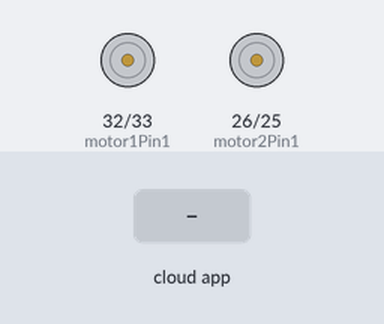
A sketch run on a simulated ESP32. Parts: motor-driver pin pairs drawn as motors (green arrow = first pin HIGH = forward, orange = second pin HIGH = backward, longer = more drive, scaled by the enable pin). The test bench sets the inputs (shaded band). The ROS host is connected and sends only what is stated; what the sketch prints to the serial monitor is not drawn.

Above: at 3.2 s.
3.3 s: the phone or cloud app sets cmd_maze_robot to ADELANTE
At 3.9 s:
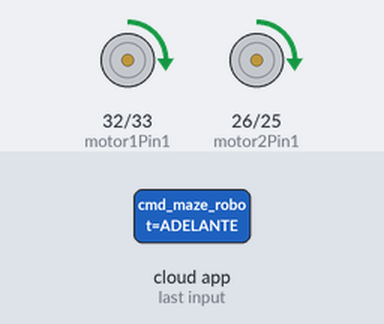
4.8 s: the phone or cloud app sets cmd_maze_robot to RETROCEDER
At 5.9 s:
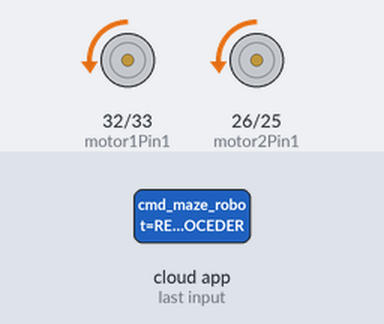
6.3 s: the phone or cloud app sets cmd_maze_robot to DERECHA
At 7.5 s:
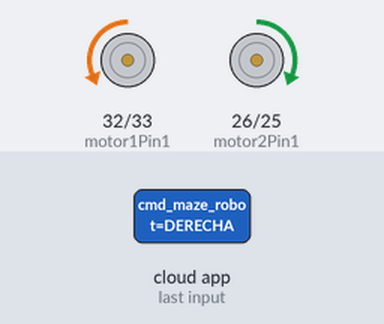
7.8 s: the phone or cloud app sets cmd_maze_robot to IZQUIERDA
At 8.3 s:
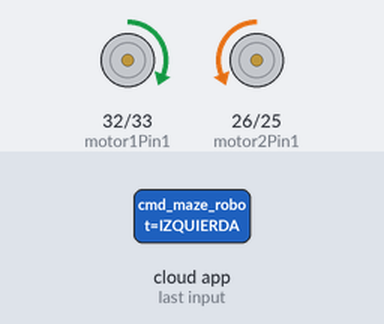
Timing chart, 0 to 10.3 s (numbered marks = the images above; inputs shaded):
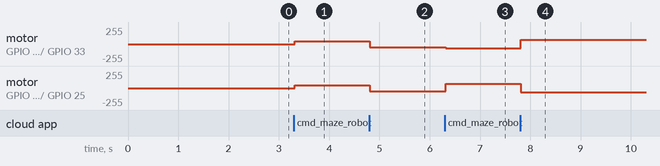

Measured:
- after the input at 3.3 s, motor on GPIO 32 (motor1Pin1) / GPIO 33 (motor1Pin2), motor on GPIO 26 (motor2Pin1) / GPIO 25 (motor2Pin2): stopped → forward 41/255 at once
- after the input at 4.8 s, motor on GPIO 32 (motor1Pin1) / GPIO 33 (motor1Pin2), motor on GPIO 26 (motor2Pin1) / GPIO 25 (motor2Pin2): forward 41/255 → backward 45/255 at once
- after the input at 6.3 s, motor on GPIO 32 (motor1Pin1) / GPIO 33 (motor1Pin2): backward 45/255 → backward 66/255 at once; motor on GPIO 26 (motor2Pin1) / GPIO 25 (motor2Pin2): backward 45/255 → forward 66/255 at once
- after the input at 7.8 s, motor on GPIO 32 (motor1Pin1) / GPIO 33 (motor1Pin2): backward 66/255 → forward 66/255 at once; motor on GPIO 26 (motor2Pin1) / GPIO 25 (motor2Pin2): forward 66/255 → backward 66/255 at once

The sketch:

Codigo_Robot_Resuelve_Laberintos.ino
```cpp
#include <Arduino.h>
#include <micro_ros_arduino.h>

#include <stdio.h>
#include <rcl/rcl.h>
#include <rcl/error_handling.h>
#include <rclc/rclc.h>
#include <rclc/executor.h>
#include <std_msgs/msg/string.h>

// --- Pines de los Motores ---
int motor1Pin1 = 32;
int motor1Pin2 = 33;
int enable1Pin = 18; // PWM Izquierdo

int motor2Pin1 = 26;
int motor2Pin2 = 25;
int enable2Pin = 27; // PWM Derecho

// --- Configuración PWM (ESP32 v3.x) ---
const int freq = 20000;
const int resolution = 8;

// --- VARIABLES DE VELOCIDAD (PWM de 0 a 255) ---
int pwmBase = 41;      // Velocidad normal para ir recto
int pwmGiro = 66;
int pwmRetroceder = 45;

// --- VARIABLES DE ROS 2 ---
rcl_subscription_t subscriber;
rcl_publisher_t publisher; // NUEVO: Publicador
std_msgs__msg__String msg_sub; // Mensaje entrante
std_msgs__msg__String msg_pub; // NUEVO: Mensaje saliente

rclc_executor_t executor;
rclc_support_t support;
rcl_allocator_t allocator;
rcl_node_t node;

// Macros de chequeo de errores para micro-ROS
#define RCCHECK(fn) { rcl_ret_t temp_rc = fn; if((temp_rc != RCL_RET_OK)){error_loop();}}
#define RCSOFTCHECK(fn) { rcl_ret_t temp_rc = fn; if((temp_rc != RCL_RET_OK)){}}

void error_loop(){
  while(1){
    delay(100);
  }
}

// ==========================================
// NUEVO: FUNCIÓN PARA PUBLICAR MENSAJES
// ==========================================
void publicarMensaje(const char* texto) {
  strcpy(msg_pub.data.data, texto);
  msg_pub.data.size = strlen(msg_pub.data.data);

  // Publicamos el mensaje
  rcl_publish(&publisher, &msg_pub, NULL);

  // También lo mostramos por el puerto serial para debugging
  Serial.print("📢 Enviando a ROS 2: ");
  Serial.println(texto);
}

// ==========================================
// FUNCIONES DE MOVIMIENTO
// ==========================================
void avanzar() {
  digitalWrite(motor1Pin1, HIGH); digitalWrite(motor1Pin2, LOW);
  digitalWrite(motor2Pin1, HIGH); digitalWrite(motor2Pin2, LOW);
  ledcWrite(enable1Pin, pwmBase);
  ledcWrite(enable2Pin, pwmBase);
}

void retroceder() {
  digitalWrite(motor1Pin1, LOW); digitalWrite(motor1Pin2, HIGH);
  digitalWrite(motor2Pin1, LOW); digitalWrite(motor2Pin2, HIGH);
  ledcWrite(enable1Pin, pwmRetroceder);
  ledcWrite(enable2Pin, pwmRetroceder);
}

void corregirDerecha() {
  digitalWrite(motor1Pin1, HIGH); digitalWrite(motor1Pin2, LOW);
  digitalWrite(motor2Pin1, HIGH); digitalWrite(motor2Pin2, LOW);
  ledcWrite(enable1Pin, pwmGiro);
  ledcWrite(enable2Pin, 0);
}

void corregirIzquierda() {
  digitalWrite(motor1Pin1, HIGH); digitalWrite(motor1Pin2, LOW);
  digitalWrite(motor2Pin1, HIGH); digitalWrite(motor2Pin2, LOW);
  ledcWrite(enable1Pin, 0);
  ledcWrite(enable2Pin, pwmGiro);
}

void girarDerecha() {
  digitalWrite(motor1Pin1, LOW); digitalWrite(motor1Pin2, HIGH);
  digitalWrite(motor2Pin1, HIGH);  digitalWrite(motor2Pin2, LOW);
  ledcWrite(enable1Pin, pwmGiro);
  ledcWrite(enable2Pin, pwmGiro);
}

void girarIzquierda() {
  digitalWrite(motor1Pin1, HIGH);  digitalWrite(motor1Pin2, LOW);
  digitalWrite(motor2Pin1, LOW); digitalWrite(motor2Pin2, HIGH);
  ledcWrite(enable1Pin, pwmGiro);
  ledcWrite(enable2Pin, pwmGiro);
}

void detener() {
  digitalWrite(motor1Pin1, LOW); digitalWrite(motor1Pin2, LOW);
  digitalWrite(motor2Pin1, LOW); digitalWrite(motor2Pin2, LOW);
  ledcWrite(enable1Pin, 0);
  ledcWrite(enable2Pin, 0);
}

// ==========================================
// CALLBACK: RECIBIR ÓRDENES DE ROS 2
// ==========================================
void subscription_callback(const void * msgin) {
  const std_msgs__msg__String * msg = (const std_msgs__msg__String *)msgin;
  String comando = String(msg->data.data);

  Serial.print("📡 Orden recibida: ");
  Serial.println(comando);

  if (comando == "ADELANTE") {
    publicarMensaje("ACCION: Yendo hacia adelante");
    avanzar();
  }
  else if (comando == "RETROCEDER") {
    publicarMensaje("ACCION: Yendo hacia atras");
    retroceder();
  }
  else if (comando == "CORREGIR_DERECHA") {
    publicarMensaje("ACCION: Corrigiendo a la derecha");
    corregirDerecha();
  }
  else if (comando == "CORREGIR_IZQUIERDA") {
    publicarMensaje("ACCION: Corrigiendo a la izquierda");
    corregirIzquierda();
  }
  else if (comando == "DERECHA") {
    publicarMensaje("ACCION: Girando 90 grados a la derecha");
    girarDerecha();
  }
  else if (comando == "IZQUIERDA") {
    publicarMensaje("ACCION: Girando 90 grados a la izquierda");
    girarIzquierda();
  }
  else if (comando == "STOP") {
    publicarMensaje("ACCION: Robot detenido");
    detener();
  }
  else {
    publicarMensaje("ALERTA: Comando desconocido, freno de emergencia");
    detener();
  }
}

// ==========================================
// CONFIGURACIÓN PRINCIPAL
// ==========================================
void setup() {
  Serial.begin(115200);

  // 1. CONFIGURACIÓN WIFI Y MICRO-ROS AGENT
  //set_microros_wifi_transports("ZEGACES", "Elmasfacil1998@", "192.168.0.24", 8888);
  set_microros_wifi_transports("MATEO", "261298mat", "10.172.204.201", 8888);
  //set_microros_wifi_transports("ROS2", "261298mat", "192.168.1.163", 8888);
  //set_microros_wifi_transports("ROS2_5G", "261298mat", "192.168.1.163", 8888);

  // 2. CONFIGURACIÓN DE PINES (Hardware)
  pinMode(enable1Pin, OUTPUT);
  pinMode(enable2Pin, OUTPUT);
  digitalWrite(enable1Pin, LOW);
  digitalWrite(enable2Pin, LOW);
  pinMode(motor1Pin1, OUTPUT); pinMode(motor1Pin2, OUTPUT);
  pinMode(motor2Pin1, OUTPUT); pinMode(motor2Pin2, OUTPUT);
  ledcAttach(enable1Pin, freq, resolution);
  ledcAttach(enable2Pin, freq, resolution);
  ledcWrite(enable1Pin, 0);
  ledcWrite(enable2Pin, 0);

  // Freno inicial por seguridad
  detener();
  delay(2000);

  // 3. INICIALIZACIÓN DEL NODO ROS 2
  allocator = rcl_get_default_allocator();
  RCCHECK(rclc_support_init(&support, 0, NULL, &allocator));
  RCCHECK(rclc_node_init_default(&node, "esp32_motor_controller", "", &support));

  // 4. SUSCRIPCIÓN (Recibir comandos)
  RCCHECK(rclc_subscription_init_default(
    &subscriber,
    &node,
    ROSIDL_GET_MSG_TYPE_SUPPORT(std_msgs, msg, String),
    "/cmd_maze_robot"));

  msg_sub.data.data = (char * ) malloc(50 * sizeof(char));
  msg_sub.data.capacity = 50;

  // 5. NUEVO: PUBLICADOR (Enviar estados)
  RCCHECK(rclc_publisher_init_default(
    &publisher,
    &node,
    ROSIDL_GET_MSG_TYPE_SUPPORT(std_msgs, msg, String),
    "/estado_robot"));

  msg_pub.data.data = (char * ) malloc(50 * sizeof(char));
  msg_pub.data.capacity = 50;

  // 6. INICIALIZACIÓN DEL EJECUTOR
  RCCHECK(rclc_executor_init(&executor, &support.context, 1, &allocator));
  RCCHECK(rclc_executor_add_subscription(&executor, &subscriber, &msg_sub, &subscription_callback, ON_NEW_DATA));

  // 7. MENSAJE DE ARRANQUE (Detecta reinicios por caídas de voltaje)
  // Como micro-ROS ya está conectado, mandamos el aviso.
  publicarMensaje("¡SISTEMA INICIADO / ESP32 REINICIADA!");

  Serial.println("✅ Nodo ESP32 iniciado. Esperando órdenes...");
}

// ==========================================
// BUCLE INFINITO
// ==========================================
void loop() {
  delay(10);
  // Mantener a ROS 2 escuchando nuevos mensajes constantemente
  RCCHECK(rclc_executor_spin_some(&executor, RCL_MS_TO_NS(100)));
}
```
